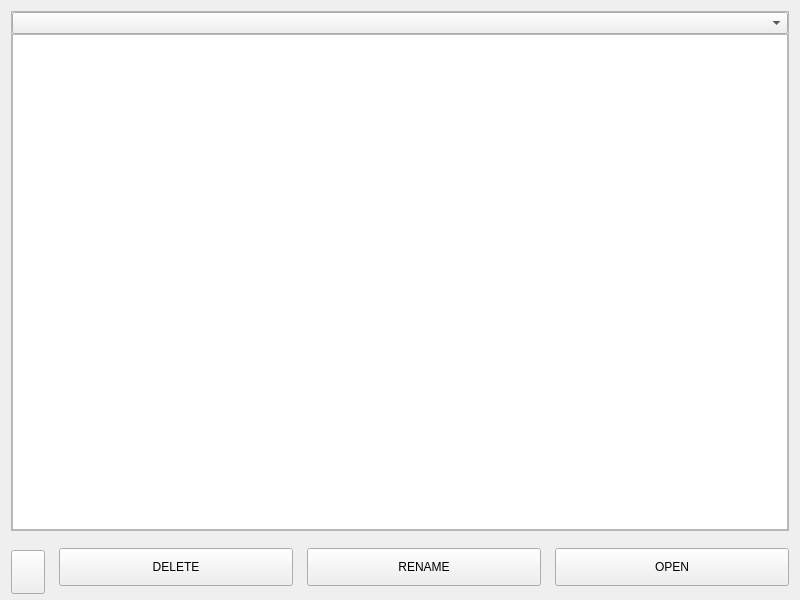
<?xml version="1.0" encoding="UTF-8"?>
<ui version="4.0">
 <class>Form</class>
 <widget class="MkTransparentWidget" name="Form">
  <property name="geometry">
   <rect>
    <x>0</x>
    <y>0</y>
    <width>800</width>
    <height>600</height>
   </rect>
  </property>
  <property name="sizePolicy">
   <sizepolicy hsizetype="Fixed" vsizetype="Fixed">
    <horstretch>0</horstretch>
    <verstretch>0</verstretch>
   </sizepolicy>
  </property>
  <property name="minimumSize">
   <size>
    <width>800</width>
    <height>600</height>
   </size>
  </property>
  <property name="maximumSize">
   <size>
    <width>800</width>
    <height>600</height>
   </size>
  </property>
  <property name="windowTitle">
   <string>Form</string>
  </property>
  <layout class="QVBoxLayout" name="verticalLayout">
   <property name="spacing">
    <number>14</number>
   </property>
   <item>
    <widget class="QFrame" name="frame">
     <property name="sizePolicy">
      <sizepolicy hsizetype="Preferred" vsizetype="Expanding">
       <horstretch>0</horstretch>
       <verstretch>0</verstretch>
      </sizepolicy>
     </property>
     <property name="frameShape">
      <enum>QFrame::Shape::StyledPanel</enum>
     </property>
     <property name="frameShadow">
      <enum>QFrame::Shadow::Raised</enum>
     </property>
     <property name="styleClass" stdset="0">
      <string>comboFrame</string>
     </property>
     <layout class="QVBoxLayout" name="verticalLayout_2">
      <property name="spacing">
       <number>0</number>
      </property>
      <property name="leftMargin">
       <number>0</number>
      </property>
      <property name="topMargin">
       <number>0</number>
      </property>
      <property name="rightMargin">
       <number>0</number>
      </property>
      <property name="bottomMargin">
       <number>0</number>
      </property>
      <item>
       <widget class="MkRemovableDeviceComboBox" name="mkremovabledevicecombobox">
        <property name="iconSize">
         <size>
          <width>20</width>
          <height>20</height>
         </size>
        </property>
       </widget>
      </item>
      <item>
       <widget class="MkFileTableView" name="filelistview">
        <property name="dragEnabled">
         <bool>true</bool>
        </property>
        <property name="dragDropMode">
         <enum>QAbstractItemView::DragDropMode::DragDrop</enum>
        </property>
        <property name="defaultDropAction">
         <enum>Qt::DropAction::CopyAction</enum>
        </property>
        <property name="alternatingRowColors">
         <bool>true</bool>
        </property>
        <property name="selectionMode">
         <enum>QAbstractItemView::SelectionMode::SingleSelection</enum>
        </property>
        <property name="verticalScrollMode">
         <enum>QAbstractItemView::ScrollMode::ScrollPerPixel</enum>
        </property>
        <property name="horizontalScrollMode">
         <enum>QAbstractItemView::ScrollMode::ScrollPerPixel</enum>
        </property>
        <property name="showGrid">
         <bool>false</bool>
        </property>
        <attribute name="horizontalHeaderStretchLastSection">
         <bool>true</bool>
        </attribute>
       </widget>
      </item>
     </layout>
    </widget>
   </item>
   <item>
    <layout class="QHBoxLayout" name="horizontalLayout">
     <property name="spacing">
      <number>14</number>
     </property>
     <item>
      <widget class="QPushButton" name="btn_filechooser_removedev">
       <property name="minimumSize">
        <size>
         <width>34</width>
         <height>44</height>
        </size>
       </property>
       <property name="maximumSize">
        <size>
         <width>34</width>
         <height>34</height>
        </size>
       </property>
       <property name="styleSheet">
        <string notr="true">width: 30px;
height: 30px;</string>
       </property>
       <property name="text">
        <string/>
       </property>
       <property name="icon">
        <iconset resource="../../common.qrc">
         <normaloff>:/image/common/icons/eject.png</normaloff>:/image/common/icons/eject.png</iconset>
       </property>
       <property name="iconSize">
        <size>
         <width>20</width>
         <height>20</height>
        </size>
       </property>
      </widget>
     </item>
     <item>
      <widget class="QPushButton" name="btn_filechooser_del">
       <property name="styleSheet">
        <string notr="true">width: 80px;
height: 30px;</string>
       </property>
       <property name="text">
        <string>DELETE</string>
       </property>
      </widget>
     </item>
     <item>
      <widget class="QPushButton" name="btn_filechooser_rename">
       <property name="styleSheet">
        <string notr="true">width: 80px;
height: 30px;</string>
       </property>
       <property name="text">
        <string>RENAME</string>
       </property>
      </widget>
     </item>
     <item>
      <widget class="QPushButton" name="btn_filechooser_open">
       <property name="styleSheet">
        <string notr="true">width: 80px;
height: 30px;</string>
       </property>
       <property name="text">
        <string>OPEN</string>
       </property>
      </widget>
     </item>
    </layout>
   </item>
  </layout>
 </widget>
 <customwidgets>
  <customwidget>
   <class>RemovableDeviceComboBox</class>
   <extends>QComboBox</extends>
   <header>qtpyvcp.widgets.input_widgets.file_system</header>
  </customwidget>
  <customwidget>
   <class>MkFileTableView</class>
   <extends>QTableView</extends>
   <header>monokrom.common.widgets.file_list_view</header>
  </customwidget>
  <customwidget>
   <class>MkRemovableDeviceComboBox</class>
   <extends>RemovableDeviceComboBox</extends>
   <header>monokrom.common.widgets.file_list_view</header>
  </customwidget>
  <customwidget>
   <class>MkTransparentWidget</class>
   <extends>QWidget</extends>
   <header>monokrom.common.widgets.transparent_widget</header>
   <container>1</container>
  </customwidget>
 </customwidgets>
 <resources>
  <include location="../../common.qrc"/>
 </resources>
 <connections>
  <connection>
   <sender>btn_filechooser_open</sender>
   <signal>clicked()</signal>
   <receiver>filelistview</receiver>
   <slot>openSelectedItem()</slot>
   <hints>
    <hint type="sourcelabel">
     <x>330</x>
     <y>568</y>
    </hint>
    <hint type="destinationlabel">
     <x>326</x>
     <y>479</y>
    </hint>
   </hints>
  </connection>
  <connection>
   <sender>mkremovabledevicecombobox</sender>
   <signal>currentPathChanged(QString)</signal>
   <receiver>filelistview</receiver>
   <slot>setRootPath(QString)</slot>
   <hints>
    <hint type="sourcelabel">
     <x>106</x>
     <y>21</y>
    </hint>
    <hint type="destinationlabel">
     <x>108</x>
     <y>44</y>
    </hint>
   </hints>
  </connection>
  <connection>
   <sender>mkremovabledevicecombobox</sender>
   <signal>currentDeviceEjectable(bool)</signal>
   <receiver>btn_filechooser_removedev</receiver>
   <slot>setVisible(bool)</slot>
   <hints>
    <hint type="sourcelabel">
     <x>148</x>
     <y>20</y>
    </hint>
    <hint type="destinationlabel">
     <x>43</x>
     <y>571</y>
    </hint>
   </hints>
  </connection>
  <connection>
   <sender>btn_filechooser_removedev</sender>
   <signal>clicked()</signal>
   <receiver>mkremovabledevicecombobox</receiver>
   <slot>ejectDevice()</slot>
   <hints>
    <hint type="sourcelabel">
     <x>31</x>
     <y>565</y>
    </hint>
    <hint type="destinationlabel">
     <x>31</x>
     <y>13</y>
    </hint>
   </hints>
  </connection>
 </connections>
</ui>
